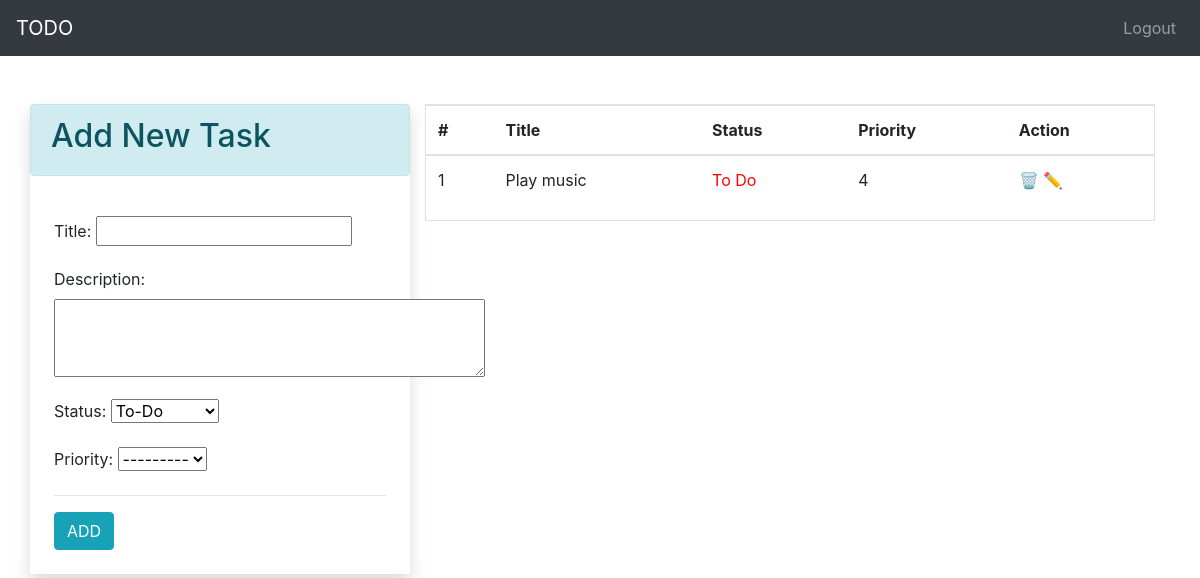
The app's page / (signed in), older data.
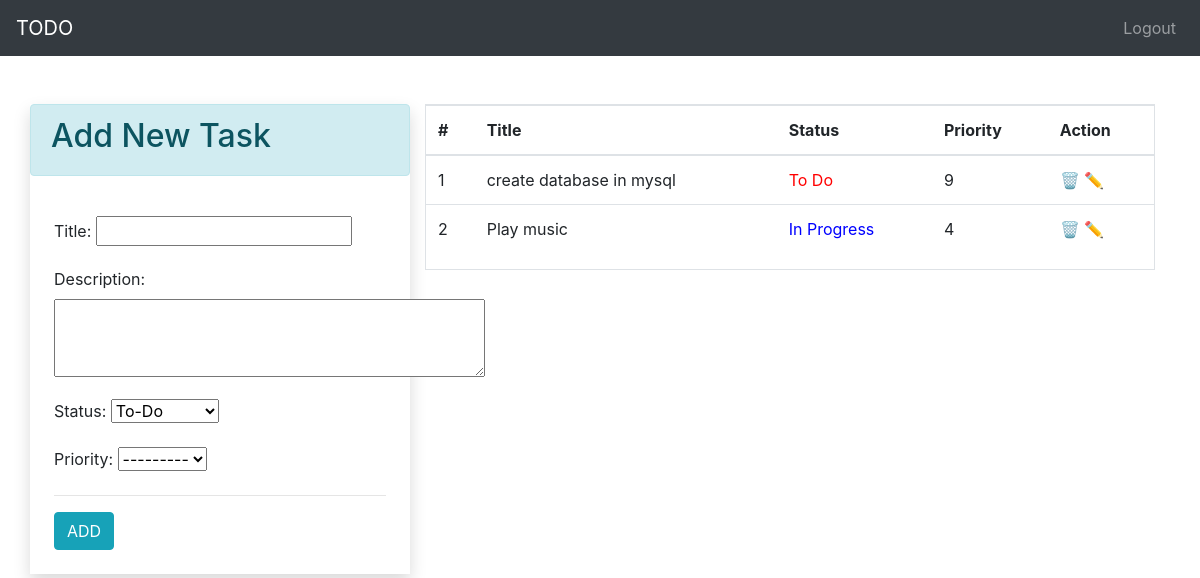
The same page, newer data.
### app/models.py (models this page shows)
class TODO(models.Model):
    status_choices = [
    (0, 'To-Do'),
    (1, 'In Progress'),
    (2, 'Completed'),
    ]
    priority_choices = [
    ('1', '1️⃣'),
    ('2', '2️⃣'),
    ('3', '3️⃣'),
    ('4', '4️⃣'),
    ('5', '5️⃣'),
    ('6', '6️⃣'),
    ('7', '7️⃣'),
    ('8', '8️⃣'),
    ('9', '9️⃣'),
    ('10', '🔟'),
    ]
    title = models.CharField(max_length=50)
    description = models.TextField(default='')
    status = models.SmallIntegerField(default=0, choices=status_choices)
    user  = models.ForeignKey(User  , on_delete= models.CASCADE)
    date = models.DateTimeField(auto_now_add=True)
    priority = models.CharField(max_length=2 , choices=priority_choices)

### app/views.py (the view)
# urls.py: path('' , home , name='home' ),
@login_required(login_url='login')
def home(request):
    if request.user.is_authenticated:
        user = request.user
        form = TODOForm()
        todos = TODO.objects.filter(user = user).order_by('-priority')
        return render(request , 'index.html' , context={'form' : form , 'todos' : todos})

### app/forms.py
class TODOForm(ModelForm):
    class Meta:
        model = TODO
        widgets = {
            'description': Textarea(attrs={'cols': 40, 'rows': 3}),
        }
        fields = ['title' , 'description','status' , 'priority']

### app/templates/index.html (shortened to what this page needs)
{% extends 'base.html' %}
{% block content %}
<div>
  <div class="container pt-4">
    <div class="row  p-0 mt-4">
      <div class="col-lg-4 mx-auto shadow p-0">
        <div class="alert alert-info">
          <h2>Add New Task</h2>
        </div>
        <div class="p-4">
          <form action="/add-todo/" method="POST">
            {{form.as_p}}
            <hr>
            <input type="submit" value="ADD" class="btn btn-info">
          </form>
        </div>
      </div>
      <div class="col">
        <div class="border">
          {% if todos|length == 0 %}
          <div class="p-4">
            <br>
            <br>
            <div class="alert alert-info text-center">
              <p class="" style="font-size: 30px;">No Todos</p>
            </div>
            <br>
            <br>
          </div>
          {%else%}
          <div>
            <table class="table">
              <thead>
                <tr>
                  <th>#</th>
                  <th>Title</th>
                  <th>Status</th>
                  <th>Priority</th>
                  <th>Action</th>
                </tr>
              </thead>
              <tbody>
                {% for todo in todos %}
                <tr>
                  <td>{{forloop.counter}}</td>
                  <td>{{todo.title}}</td>
                  <td>
                    {% if todo.status == 2 %}Completed
                    <span style="color: green"></span>
                    {% elif todo.status == 1 %}
                    <span style="color: blue">In Progress</span>
                    {%else%}
                    <span style="color: red">To Do</span>
                    {%endif%}
                  </td>
                  <td>{{todo.priority}}</td>
                  <td>
                    <a href="/delete-todo/{{todo.id}}" title="Delete" class="">🗑️</a>
                    <a href="{% url 'edit-todo' todo.id %}" title="edit">✏️</a>
                  </td>
                </tr>
                {%endfor%}
              </tbody>
            </table>
          </div>
          {%endif%}
        </div>
      </div>
    </div>
  </div>
</div>
{% endblock %}

### app/templates/base.html (shortened to what this page needs)
<!doctype html>
<html lang="en">
<head>
    <link rel="stylesheet" href="https://cdn.jsdelivr.net/npm/bootstrap@4.5.3/dist/css/bootstrap.min.css"
>
</head>
<body>
    <nav class="navbar navbar-expand-lg  navbar-dark bg-dark">
        <a class="navbar-brand" href="/">TODO</a>
        <div class="collapse navbar-collapse" id="navbarNav">
            <ul class="navbar-nav ml-auto">
                {% if request.user.is_authenticated %}
                <li class="nav-item">
                    <a class="nav-link" href="/logout">Logout</a>
                </li>
                {% endif %}
            </ul>
        </div>
    </nav>
    <div>
        {% block content %}
        {% endblock %}
    </div>
</body>
</html>

Row changes from the older to the newer data that the page shows:
added TODO: title "create database in mysql", status "To Do", priority "9"
changed TODO "Play music": status "To Do" → "In Progress"
